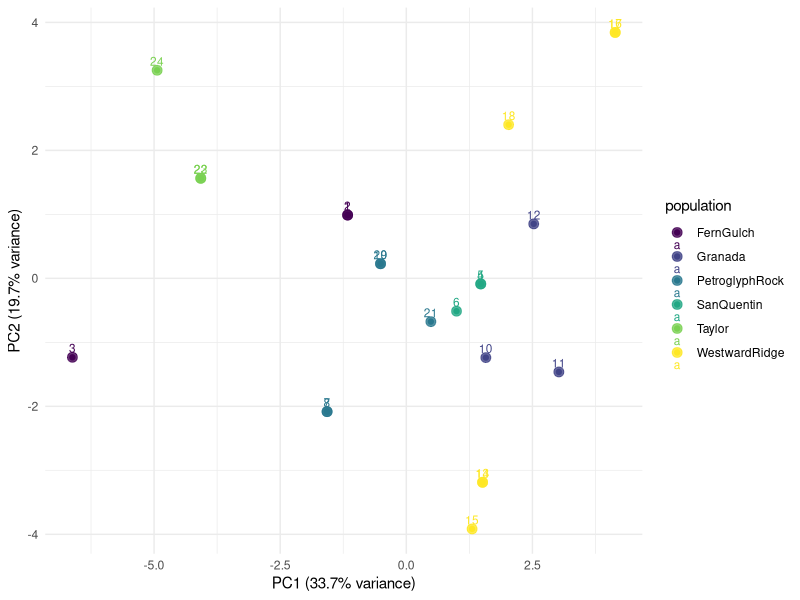
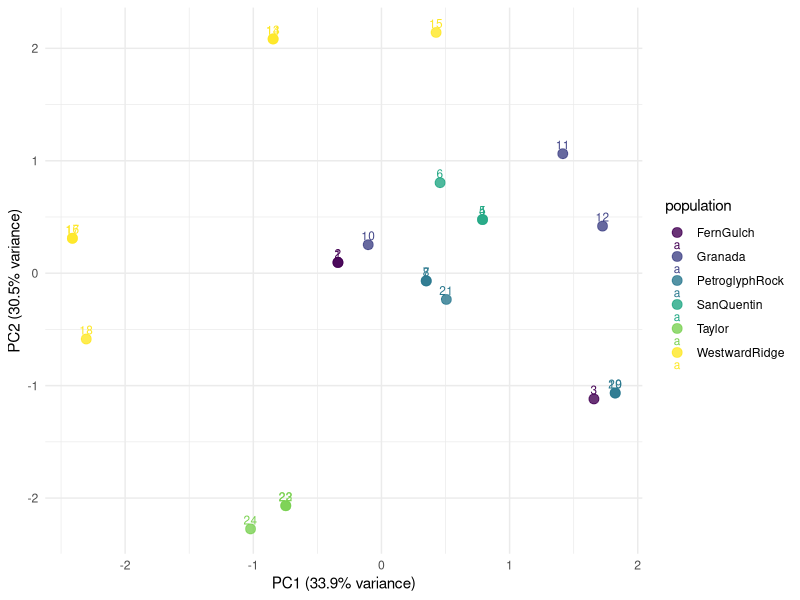

These charts were generated, in order, by the following R code:
## ---- chunk 1
library(randomForest)
library(tidyverse)
library(stringr)
library(vegan)
library(viridis)
## ---- chunk 2
## soil data
soils <- read.csv("soils_r.csv", header = T)

# remove plant 9 and Ca:Mg ratio
soils <- soils %>% 
  filter(plantID != 9) %>% 
  dplyr::select(-Ca_Mg_Ratio)

# Extract the numeric soil chemical data (columns 7 to end)
soil_chem <- soils[, 7:ncol(soils)]

# Perform PCA (center and scale the data)
soil_pca <- prcomp(soil_chem, center = TRUE, scale. = TRUE)

# Check proportion of variance explained
summary(soil_pca)

# Extract PCA scores
pca_scores <- as.data.frame(soil_pca$x)

# Add sample IDs for plotting 
pca_scores$plantID <- soils$plantID
pca_scores$population <- soils$population

# Get 6 viridis colors
colors <- viridis(6)
# Ensure population is a factor so colors map correctly
pca_scores$population <- as.factor(pca_scores$population)

# plot PCA
ggplot(pca_scores, aes(x = PC1, y = PC2, color = population, label = plantID)) +
  geom_point() +
    geom_point(size = 3, alpha = 0.8) +
  geom_text(vjust = -0.5, size = 3) +
  xlab(paste0("PC1 (", round(summary(soil_pca)$importance[2,1] * 100, 1), "% variance)")) +
  ylab(paste0("PC2 (", round(summary(soil_pca)$importance[2,2] * 100, 1), "% variance)")) +
  theme_minimal() +
  scale_color_manual(values = colors)

# Loadings (eigenvectors)
loadings <- soil_pca$rotation

# View top contributors to PC1
head(sort(abs(loadings[, "PC1"]), decreasing = TRUE))

#    Cobalt   Cadmium   Calcium      Zinc    Sulfur  Selenium 
# 0.3014951 0.3014255 0.2947959 0.2867747 0.2853414 0.2847818 

## ---- chunk 3
#### PCA with subset of top chems ####

# Extract the numeric soil chemical data (columns 7 to end)
soil_chem <- soils[, 7:ncol(soils)]
subset_soil_chem <- soil_chem %>% select("Magnesium", "Calcium", "Nickel", "Silicon", "Copper")


# Perform PCA (center and scale the data)
soil_sub_pca <- prcomp(subset_soil_chem, center = TRUE, scale. = TRUE)

# Check proportion of variance explained
summary(soil_sub_pca)

# Extract PCA scores
soil_sub_pca_scores <- as.data.frame(soil_sub_pca$x)

# Add sample IDs for plotting 
soil_sub_pca_scores$plantID <- soils$plantID
soil_sub_pca_scores$population <- soils$population

ggplot(soil_sub_pca_scores, aes(x = PC1, y = PC2, color = population, label = plantID)) +
  geom_point(size = 3, alpha = 0.8) +
  geom_text(vjust = -0.5, size = 3) +
  xlab(paste0("PC1 (", round(summary(soil_sub_pca)$importance[2,1] * 100, 1), "% variance)")) +
  ylab(paste0("PC2 (", round(summary(soil_sub_pca)$importance[2,2] * 100, 1), "% variance)")) +
  theme_minimal() +
  scale_color_manual(values = colors)

